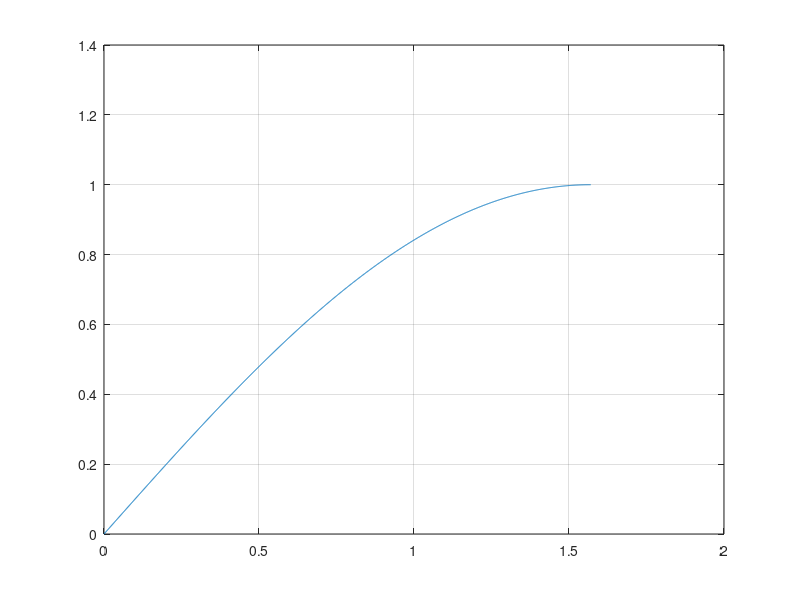

MATLAB code to generate this figure:
clear all;
clc;

a = 0;
b = pi/2;
h = 0.001;
x = a : h : b;
y = zeros(1,length(x));

for k = 1 : length(x)-1
    y(k+1)=y(k)+ h * sqrt(1-y(k) * y(k));
end;

plot(x,y);
grid on;